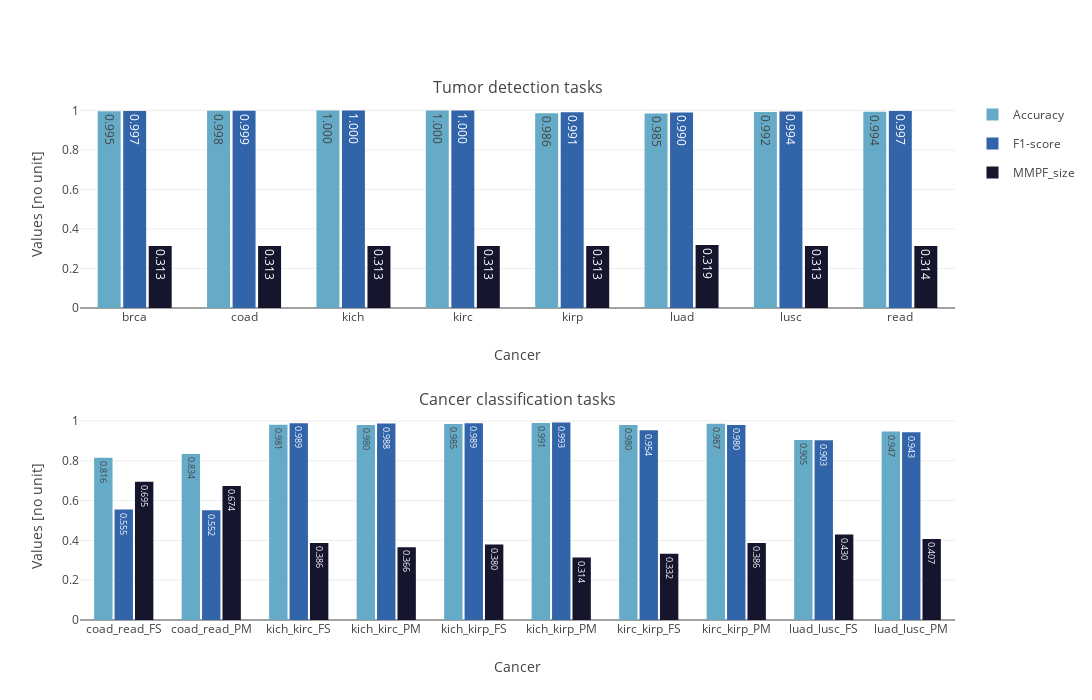

Source (notebook cell):
### Code cell
plot_results(df_foulds_best, 'images/results_foulds.eps')

### Figure 1 — Plotly figure (JSON) as saved in the notebook; plotly's stock layout.template omitted (floating-point values rounded to 4 significant figures)
{"data": [{"alignmentgroup": "True", "hovertemplate": "variable=Accuracy<br>cancer=%{x}<br>value=%{y}<extra></extra>", "legendgroup": "Accuracy", "marker": {"color": "rgb(101, 171, 200)", "pattern": {"shape": ""}}, "name": "Accuracy", "offsetgroup": "Accuracy", "orientation": "v", "showlegend": true, "textposition": "auto", "texttemplate": "%{y:.3f}", "type": "bar", "x": ["coad_read_FS", "coad_read_PM", "kich_kirc_FS", "kich_kirc_PM", "kich_kirp_FS", "kich_kirp_PM", "kirc_kirp_FS", "kirc_kirp_PM", "luad_lusc_FS", "luad_lusc_PM"], "xaxis": "x2", "y": [0.8157, 0.8339, 0.9811, 0.9803, 0.9852, 0.9905, 0.9801, 0.9868, 0.9051, 0.9475], "yaxis": "y2"}, {"alignmentgroup": "True", "hovertemplate": "variable=F1-score<br>cancer=%{x}<br>value=%{y}<extra></extra>", "legendgroup": "F1-score", "marker": {"color": "rgb(50, 100, 170)", "pattern": {"shape": ""}}, "name": "F1-score", "offsetgroup": "F1-score", "orientation": "v", "showlegend": true, "textposition": "auto", "texttemplate": "%{y:.3f}", "type": "bar", "x": ["coad_read_FS", "coad_read_PM", "kich_kirc_FS", "kich_kirc_PM", "kich_kirp_FS", "kich_kirp_PM", "kirc_kirp_FS", "kirc_kirp_PM", "luad_lusc_FS", "luad_lusc_PM"], "xaxis": "x2", "y": [0.5551, 0.5517, 0.9893, 0.988, 0.9891, 0.9931, 0.9538, 0.9797, 0.9033, 0.9432], "yaxis": "y2"}, {"alignmentgroup": "True", "hovertemplate": "variable=MMPF_size<br>cancer=%{x}<br>value=%{y}<extra></extra>", "legendgroup": "MMPF_size", "marker": {"color": "rgb(21, 21, 45)", "pattern": {"shape": ""}}, "name": "MMPF_size", "offsetgroup": "MMPF_size", "orientation": "v", "showlegend": true, "textposition": "auto", "texttemplate": "%{y:.3f}", "type": "bar", "x": ["coad_read_FS", "coad_read_PM", "kich_kirc_FS", "kich_kirc_PM", "kich_kirp_FS", "kich_kirp_PM", "kirc_kirp_FS", "kirc_kirp_PM", "luad_lusc_FS", "luad_lusc_PM"], "xaxis": "x2", "y": [0.6955, 0.6739, 0.3865, 0.3659, 0.38, 0.3138, 0.3324, 0.3864, 0.4296, 0.407], "yaxis": "y2"}, {"alignmentgroup": "True", "hovertemplate": "variable=Accuracy<br>cancer=%{x}<br>value=%{y}<extra></extra>", "legendgroup": "Accuracy", "marker": {"color": "rgb(101, 171, 200)", "pattern": {"shape": ""}}, "name": "Accuracy", "offsetgroup": "Accuracy", "orientation": "v", "showlegend": false, "textposition": "auto", "texttemplate": "%{y:.3f}", "type": "bar", "x": ["brca", "coad", "kich", "kirc", "kirp", "luad", "lusc", "read"], "xaxis": "x", "y": [0.9952, 0.9977, 1, 1, 0.9856, 0.9848, 0.992, 0.9938], "yaxis": "y"}, {"alignmentgroup": "True", "hovertemplate": "variable=F1-score<br>cancer=%{x}<br>value=%{y}<extra></extra>", "legendgroup": "F1-score", "marker": {"color": "rgb(50, 100, 170)", "pattern": {"shape": ""}}, "name": "F1-score", "offsetgroup": "F1-score", "orientation": "v", "showlegend": false, "textposition": "auto", "texttemplate": "%{y:.3f}", "type": "bar", "x": ["brca", "coad", "kich", "kirc", "kirp", "luad", "lusc", "read"], "xaxis": "x", "y": [0.9969, 0.9987, 1, 1, 0.9908, 0.9898, 0.9944, 0.9967], "yaxis": "y"}, {"alignmentgroup": "True", "hovertemplate": "variable=MMPF_size<br>cancer=%{x}<br>value=%{y}<extra></extra>", "legendgroup": "MMPF_size", "marker": {"color": "rgb(21, 21, 45)", "pattern": {"shape": ""}}, "name": "MMPF_size", "offsetgroup": "MMPF_size", "orientation": "v", "showlegend": false, "textposition": "auto", "texttemplate": "%{y:.3f}", "type": "bar", "x": ["brca", "coad", "kich", "kirc", "kirp", "luad", "lusc", "read"], "xaxis": "x", "y": [0.3133, 0.3133, 0.3133, 0.3133, 0.3135, 0.3186, 0.3133, 0.3143], "yaxis": "y"}], "layout": {"annotations": [{"font": {"size": 16}, "showarrow": false, "text": "Tumor detection tasks", "x": 0.5, "xanchor": "center", "xref": "paper", "y": 1, "yanchor": "bottom", "yref": "paper"}, {"font": {"size": 16}, "showarrow": false, "text": "Cancer classification tasks", "x": 0.5, "xanchor": "center", "xref": "paper", "y": 0.4, "yanchor": "bottom", "yref": "paper"}], "bargap": 0.3, "bargroupgap": 0.1, "barmode": "group", "height": 700, "width": 1200, "xaxis": {"anchor": "y", "domain": [0, 1], "title": {"text": "Cancer"}}, "xaxis2": {"anchor": "y2", "domain": [0, 1], "title": {"text": "Cancer"}}, "yaxis": {"anchor": "x", "domain": [0.6, 1], "title": {"text": "Values [no unit]"}}, "yaxis2": {"anchor": "x2", "domain": [0, 0.4], "title": {"text": "Values [no unit]"}}}}
